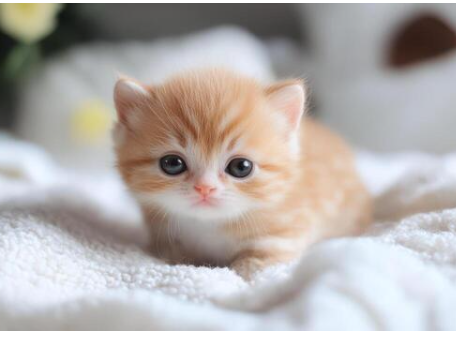
#> input picture cats/Screenshot 2026-06-07 023257.png, 456 x 340 px, found by its file name; its folder holds 4 pictures in this run
$ python train_model.py
#> lines starting #> are read from the running program, lines starting #| are printed output that depends on the picture
# -*- coding: utf-8 -*-
"""
train_model.py
==============
Dog vs Cat Image Classification using SVM
Trains the SVM model on the dataset and saves it as model.pkl
"""

import os
import cv2
import numpy as np
import pickle
import json
from sklearn.svm import SVC
from sklearn.model_selection import train_test_split
from sklearn.preprocessing import StandardScaler
from sklearn.metrics import (
    accuracy_score, precision_score, recall_score,
    f1_score, confusion_matrix, classification_report
)
import warnings
warnings.filterwarnings("ignore")

# ─── CONFIG ───────────────────────────────────
IMAGE_SIZE   = (64, 64)
CATS_DIR     = "dataset/cats"
DOGS_DIR     = "dataset/dogs"
MODEL_PATH   = "model.pkl"
METRICS_PATH = "metrics.json"
TEST_SIZE    = 0.2
RANDOM_STATE = 42
MAX_IMAGES   = 500
VALID_EXTS   = {".jpg", ".jpeg", ".png", ".bmp", ".tiff", ".webp"}


def load_and_preprocess(image_path, size=IMAGE_SIZE):
    """Load image, convert to grayscale, resize, flatten."""
#> called with size = (64, 64)
    img = cv2.imread(image_path)
#> img is the input picture: shape (340, 456, 3); mean B, G, R 171.9, 174.4, 179.9
    if img is None:
        return None
    gray    = cv2.cvtColor(img, cv2.COLOR_BGR2GRAY)
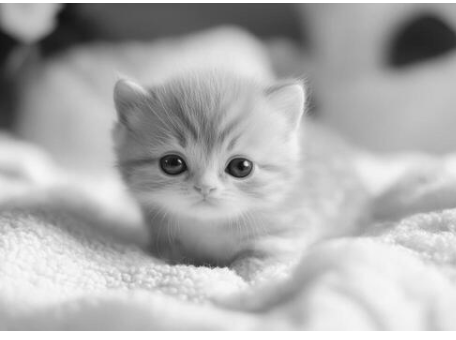
#> gray: shape (340, 456); min 9, max 255, mean 175.7
    resized = cv2.resize(gray, size)
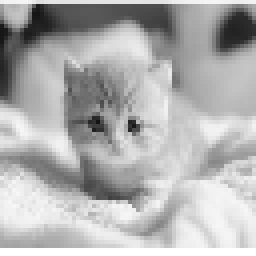
#> resized: shape (64, 64) (shown 4 times larger); min 19, max 255, mean 176.5
    return resized.flatten().astype(np.float32)


def load_dataset(cats_dir=CATS_DIR, dogs_dir=DOGS_DIR, max_per_class=MAX_IMAGES):
    """Read images from cats/ and dogs/ folders. Labels: 0=Cat, 1=Dog"""
    X, y = [], []

    def read_class(folder, label, name):
        if not os.path.exists(folder):
            print(f"  [WARN] Folder not found: {folder}")
            return
        files = [
            f for f in os.listdir(folder)
            if os.path.splitext(f)[1].lower() in VALID_EXTS
        ][:max_per_class]
        for fname in files:
            features = load_and_preprocess(os.path.join(folder, fname))
            if features is not None:
                X.append(features)
                y.append(label)
#> pass 2 of the loop in read_class, `for fname in files:`:
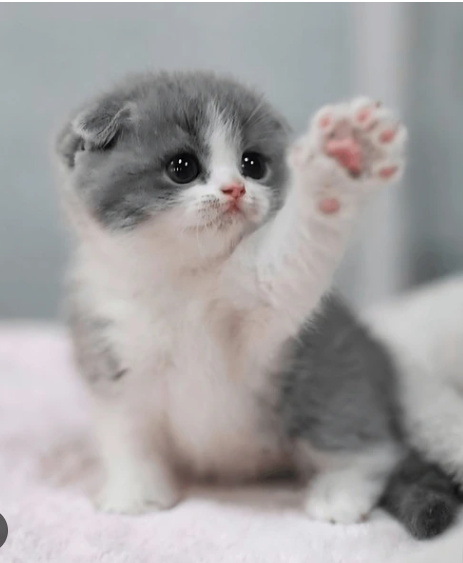
#> input picture cats/Screenshot 2026-06-07 023405.png, 463 x 563 px, found by its file name
#> in load_and_preprocess, img is the input picture: shape (563, 463, 3); mean B, G, R 161.5, 161.2, 163.7
#> gray: shape (563, 463)
#> in load_and_preprocess (call 2), `resized = cv2.resize(gray, size)`:
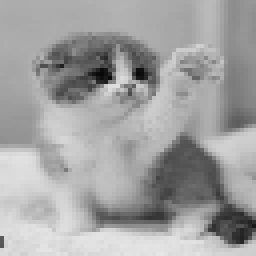
#> resized: shape (64, 64) (shown 4 times larger); min 8, max 231, mean 161.7
#> pass 3 of the loop in read_class, `for fname in files:`:
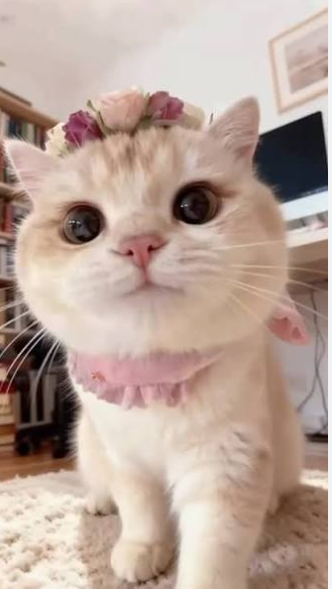
#> input picture cats/Screenshot 2026-06-07 023524.png, 332 x 592 px, found by its file name
#> in load_and_preprocess, img is the input picture: shape (592, 332, 3); mean B, G, R 152.7, 163.7, 185.4
#> in load_and_preprocess (call 3), `gray    = cv2.cvtColor(img, cv2.COLOR_BGR2GRAY)`:
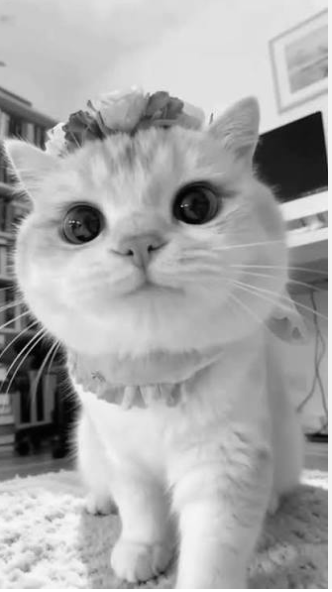
#> gray: shape (592, 332); min 1, max 255, mean 168.9
#> in load_and_preprocess (call 3), `resized = cv2.resize(gray, size)`:
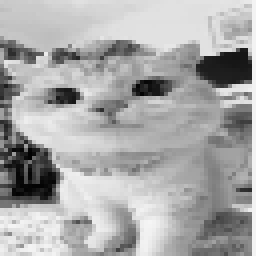
#> resized: shape (64, 64) (shown 4 times larger); min 2, max 245, mean 168.7
#> the loop made 4 passes; the first 3 are shown
        print(f"  Loaded {len([f for f in files])} {name} images")

    print("\n[1/5] Loading dataset...")
    read_class(cats_dir, 0, "cat")
    read_class(dogs_dir, 1, "dog")

    if not X:
        raise ValueError("No images found! Add images to dataset/cats/ and dataset/dogs/")

    return np.array(X, dtype=np.float32), np.array(y, dtype=np.int32)


def normalize(X_train, X_test):
    """StandardScaler normalization - fit only on training data."""
    print("\n[2/5] Normalising pixel values...")
    scaler = StandardScaler()
    return scaler.fit_transform(X_train), scaler.transform(X_test), scaler


def train_svm(X_train, y_train):
    """Train RBF-kernel SVM with probability estimates."""
    print("\n[3/5] Training SVM classifier...")
    clf = SVC(kernel="rbf", C=10, gamma="scale", probability=True, random_state=RANDOM_STATE)
#> (the run stopped early here; a loop or call above may not have finished)
